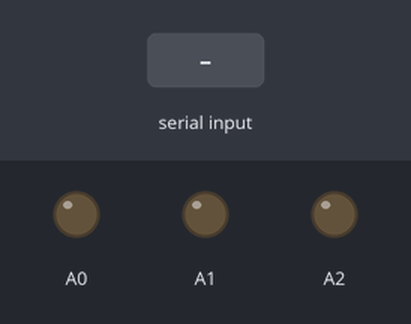
The sketch below on a simulated Arduino Uno, built with avr-gcc and run on an emulated ATmega328P. On the bench: output pins drawn as LEDs (lit = HIGH). Inputs (shaded band) come from the test bench. Pins used as bus, display or sensor lines are not drawn.

Above: at 1.2 s.
1.3 s: "R" received over Serial
At 1.7 s:
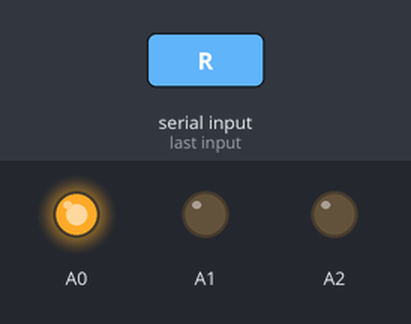
2.8 s: "G" received over Serial
At 4.1 s:
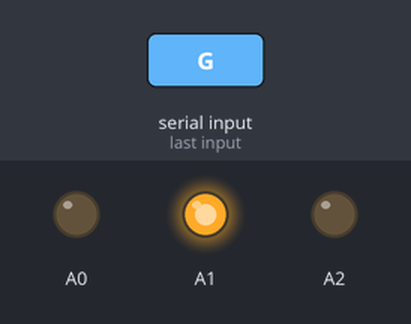
4.8 s: "1" received over Serial
At 6.6 s:
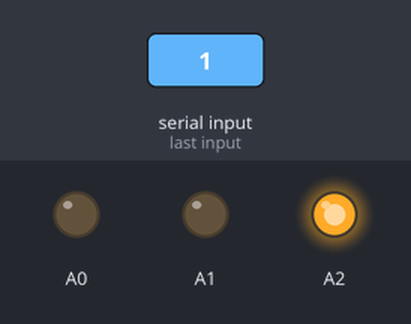
Timing chart, 0 to 8.1 s (numbered marks = the images above; inputs shaded):
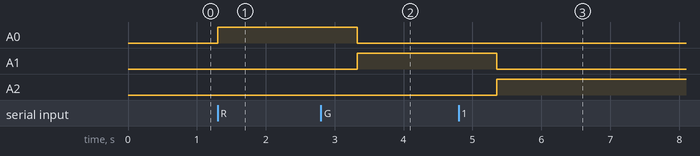

Measured:
- after the input at 1.3 s, A0: LOW → HIGH at once
- after the input at 2.8 s, A0: HIGH → LOW after 0.53 s; A1: LOW → HIGH after 0.53 s
- after the input at 4.8 s, A1: HIGH → LOW after 0.55 s; A2: LOW → HIGH after 0.55 s

The sketch:

teste2.ino
```cpp
#include <SPI.h>
#include <MFRC522.h>


// --- Declaração das variáveis --
int pino_ss       = 10;
int pino_rst      = 9;

MFRC522 mfrc522(pino_ss, pino_rst);  // Criando o objeto do nosso sensor

void setup() {
  Serial.begin(9600);
  SPI.begin();
  mfrc522.PCD_Init(); // Inicia MFRC522
  pinMode(A0, OUTPUT);
  pinMode(A1, OUTPUT);
  pinMode(A2, OUTPUT);
}

void loop() {
  if (Serial.available() > 0) {
    char x = Serial.read();
    if (x == 'R') {
      analogWrite(A2, 0);
      analogWrite(A1, 0);
      analogWrite(A0, 255);
      delay(2000);
    } else if (x == 'G') {
      analogWrite(A2, 0);
      analogWrite(A1, 255);
      analogWrite(A0, 0);
      delay(2000);
    }else{
      analogWrite(A2, 255);
      analogWrite(A1, 0);
      analogWrite(A0, 0);
      delay(1000);
    }
  }
  // Verifica se algum cartão foi aproximado do sensor
  if ( ! mfrc522.PICC_IsNewCardPresent()) {
    return;
  }

  // Verifica qual cartão foi lido
  if ( ! mfrc522.PICC_ReadCardSerial()) {
    return;
  }

  String conteudo = "";
  byte letra;
  for (byte i = 0; i < mfrc522.uid.size; i++) {
    conteudo.concat(String(mfrc522.uid.uidByte[i] < 0x10 ? " 0" : " "));
    conteudo.concat(String(mfrc522.uid.uidByte[i], HEX));
  }

  Serial.println(conteudo);
  delay(3000);
  Serial.flush();
}
```
